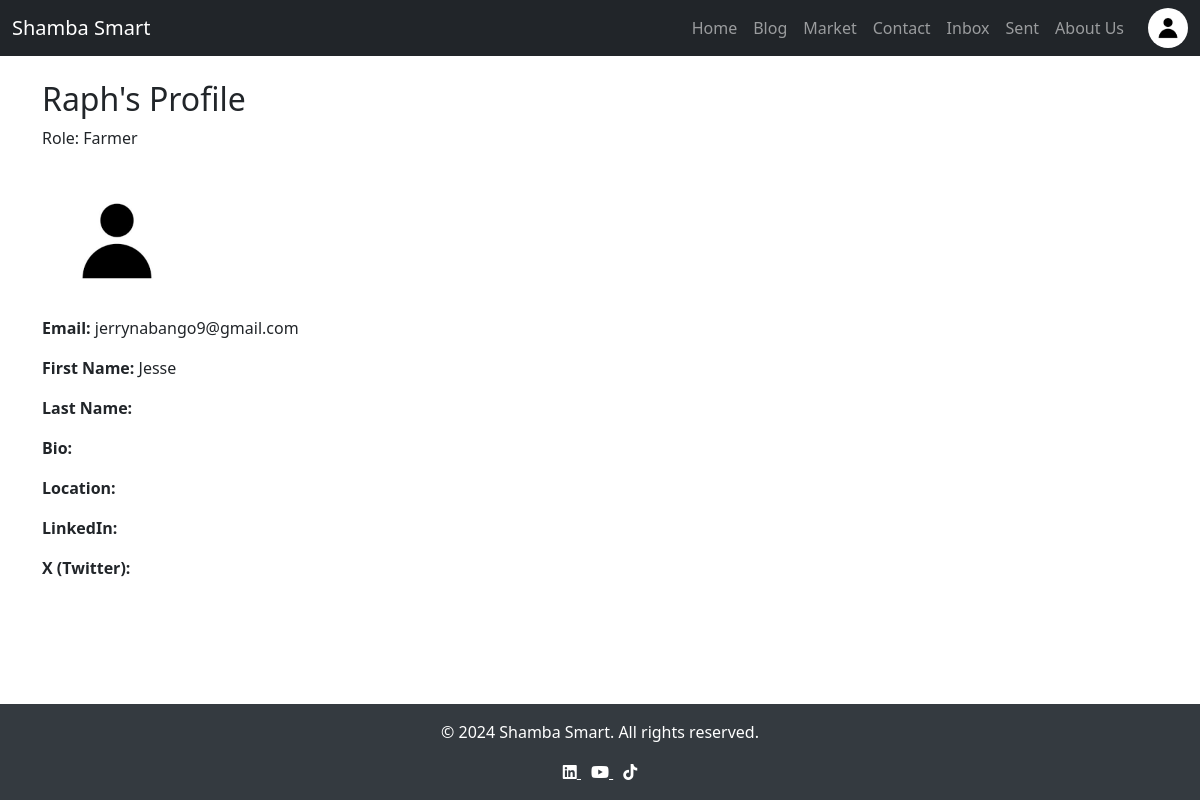
The app's page /profile/1/ (signed in) with its own data.
### Shamba/models.py (models this page shows, shortened)
class CustomUser(AbstractUser):
    FARMER = 'Farmer'
    PROFESSIONAL = 'Professional'
    ROLE_CHOICES = [
        (FARMER, 'Farmer'),
        (PROFESSIONAL, 'Professional'),
    ]
    role = models.CharField(max_length=50, choices=ROLE_CHOICES,
                            default=FARMER)
    profile_picture = models.ImageField(
        default='images/default_profile.png',
        upload_to='profile_pics/',
        null=True,
        blank=True
    )
    phone_number = models.CharField(max_length=15, null=True, blank=True)
    bio = models.TextField(null=True, blank=True)
    location = models.CharField(max_length=255, null=True, blank=True)
    linkedin = models.URLField(null=True, blank=True)
    x = models.URLField(null=True, blank=True)
    facebook = models.URLField(null=True, blank=True)
    whatsapp = models.CharField(max_length=15, null=True, blank=True)

### Shamba/views.py (the view)
# urls.py: path('profile/<int:user_id>/', views.view_profile, name='view_profile'),
@login_required
def view_profile(request, user_id):
    user = get_object_or_404(CustomUser, id=user_id)
    return render(request, 'profile_view.html', {'user': user})

### Shamba/templates/profile_view.html
{% extends "home.html" %}
{% block content %}
    <h2>{{ user.username }}'s Profile</h2>
    <p>Role: {{ user.get_role_display }}</p>
    <img
        src="{{ user.profile_picture.url }}"
        alt="Profile Picture"
        style="border-radius: 50%; width: 150px; height: 150px;"
    >
    <p><strong>Email:</strong> {{ user.email }}</p>
    <p><strong>First Name:</strong> {{ user.first_name }}</p>
    <p><strong>Last Name:</strong> {{ user.last_name }}</p>
    <p><strong>Bio:</strong> {{ user.bio }}</p>
    <p><strong>Location:</strong> {{ user.location }}</p>
    <p><strong>LinkedIn:</strong> <a href="{{ user.linkedin }}" target="_blank">{{ user.linkedin }}</a></p>
    <p><strong>X (Twitter):</strong> <a href="{{ user.x }}" target="_blank">{{ user.x }}</a></p>
{% endblock %}

### Shamba/templates/base.html (shortened to what this page needs)
{% load static %}
<!DOCTYPE html>
<html lang="en">
<head>
    <link rel="stylesheet" href="https://cdnjs.cloudflare.com/ajax/libs/font-awesome/6.0.0-beta3/css/all.min.css">
    <link rel="stylesheet" href="https://cdnjs.cloudflare.com/ajax/libs/bootstrap/5.1.3/css/bootstrap.min.css">
</head>
<body>
    <header>
        <nav class="navbar navbar-expand-lg navbar-dark bg-dark">
            <div class="container-fluid">
                <a class="navbar-brand" href="{% url 'home' %}">Shamba Smart</a>
                <div class="collapse navbar-collapse" id="navbarNav">
                    <ul class="navbar-nav ms-auto">
                        <li class="nav-item"><a class="nav-link" href="{% url 'home' %}">Home</a></li>
                        <li class="nav-item"><a class="nav-link" href="{% url 'blog_posts' %}">Blog</a></li>
                        <li class="nav-item"><a class="nav-link" href="{% url 'market' %}">Market</a></li>
                        <li class="nav-item"><a class="nav-link" href="{% url 'contact_us' %}">Contact</a></li>
                        {% if user.is_authenticated %}
                            <li class="nav-item"><a class="nav-link" href="{% url 'inbox' %}">Inbox</a></li>
                            <li class="nav-item"><a class="nav-link" href="{% url 'sent_messages' %}">Sent</a></li>
                            <li class="nav-item"><a class="nav-link" href="{% url 'about' %}">About Us</a></li>
                            <li class="nav-item profile-item">
                                <a href="{% url 'profile' %}">
                                    {% if user.profile_picture %}
                                        <img src="{{ user.profile_picture.url }}" alt="Profile Picture" class="profile-img">
                                    {% else %}
                                        <img src="{% static 'images/default_profile.png' %}" alt="Default Profile Picture" class="profile-img">
                                    {% endif %}
                                </a>
                            </li>
                        {% else %}
                            <li class="nav-item"><a class="nav-link" href="{% url 'login' %}">Sign In</a></li>
                            <li class="nav-item"><a class="nav-link" href="{% url 'register' %}">Sign Up</a></li>
                        {% endif %}
                    </ul>
                </div>
            </div>
        </nav>
    </header>
    <main class="container mt-4">
        {% block content %}
        {% endblock %}
    </main>
    <footer>
        <p>&copy; 2024 Shamba Smart. All rights reserved.</p>
        <div>
            <a href="https://www.linkedin.com" target="blank" style="color: #fff; margin-right: 10px;">
                <i class="fab fa-linkedin"></i>
            </a>
            <a href="https://www.youtube.com" target="blank" style="color: #fff; margin-right: 10px;">
                <i class="fab fa-youtube"></i>
            </a>
            <a href="https://www.tiktok.com" target="blank" style="color: #fff;">
                <i class="fab fa-tiktok"></i>
            </a>
        </div>
    </footer>
</body>
</html>

### Shamba/templates/base.html (style rules this page uses)
html, body { height: 100%; margin: 0; display: flex; flex-direction: column; }
body { min-height: 100%; }
main { flex: 1; }
footer { background-color: #343a40; color: white; text-align: center; padding: 1rem 0; margin-top: auto; }
.profile-img { width: 40px; height: 40px; border-radius: 50%; object-fit: cover; cursor: pointer; }
.navbar-nav { display: flex; align-items: center; }
.navbar-nav.ms-auto { margin-left: auto; }
.profile-item { margin-left: 1rem; }

### records on screen
CustomUser: profile_picture (placeholder picture), username "Raph", role "Farmer", email "jerrynabango9@gmail.com", first_name "Jesse"
